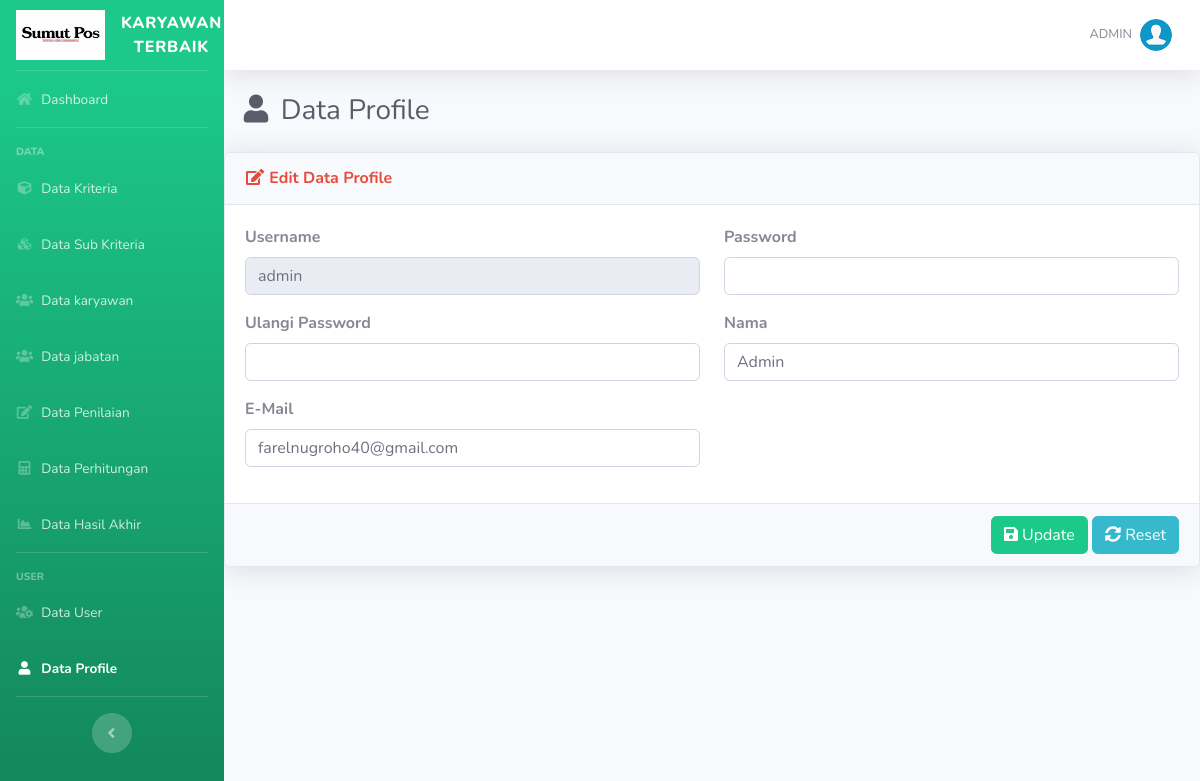
Page /list-profile.php (signed in) on the committed database.
### tables this page shows
CREATE TABLE `user` (
  `id_user` int(5) NOT NULL,
  `username` varchar(16) NOT NULL,
  `password` varchar(50) NOT NULL,
  `nama` varchar(70) NOT NULL,
  `email` varchar(50) DEFAULT NULL,
  `role` char(1) NOT NULL,
  `security_answer` varchar(255) DEFAULT NULL
);

### includes/functions.php (called while the page is built, shortened)
<?php
function get_role() {
	if(isset($_SESSION['user_id']) && isset($_SESSION['role'])) {
		if($_SESSION['role'] == '1') {
			return 'admin';
		} else {
			return 'user';
		}
	} else {
		return false;
	}
}
?>

### list-profile.php (the view, shortened to what this page needs)
<?php require_once('includes/init.php');
$user_role = get_role();
if($user_role == 'admin' || $user_role == 'user') {
?>
<?php
$id_user = $_SESSION["user_id"];
?>
<?php
require_once('template/header.php');
?>
<div class="d-sm-flex align-items-center justify-content-between mb-4">
    <h1 class="h3 mb-0 text-gray-800">&nbsp;&nbsp;<i class="fas fa-fw fa-user"></i> Data Profile</h1>
</div>
<form action="" method="post">
	<div class="card shadow mb-4">
		<div class="card-header py-3">
			<h6 class="m-0 font-weight-bold text-danger"><i class="fas fa-fw fa-edit"></i> Edit Data Profile</h6>
		</div>
		<?php
		if(!$id_user) {
		?>
		<div class="card-body">
			<div class="alert alert-danger">Data tidak ada</div>
		</div>
		<?php
		}else{
		$data = mysqli_query($koneksi,"SELECT * FROM user WHERE id_user='$id_user'");
		$cek = mysqli_num_rows($data);
		if($cek <= 0) {
		?>
		<div class="card-body">
			<div class="alert alert-danger">Data tidak ada</div>
		</div>
		<?php
		}else{
			while($d = mysqli_fetch_array($data)){
		?>
		<div class="card-body">
			<div class="row">
				<div class="form-group col-md-6">
					<label class="font-weight-bold">Username</label>
					<input autocomplete="off" type="text" readonly required value="<?php echo $d['username']; ?>" class="form-control"/>
				</div>
				<div class="form-group col-md-6">
					<label class="font-weight-bold">Password</sub></label>
					<input autocomplete="off" type="password" name="password" class="form-control"/>
				</div>
				<div class="form-group col-md-6">
					<label class="font-weight-bold">Ulangi Password</label>
					<input autocomplete="off" type="password" name="password2" class="form-control"/>
				</div>
				<div class="form-group col-md-6">
					<label class="font-weight-bold">Nama</label>
					<input autocomplete="off" type="text" name="nama" required value="<?php echo $d['nama']; ?>" class="form-control"/>
				</div>
				<div class="form-group col-md-6">
					<label class="font-weight-bold">E-Mail</label>
					<input autocomplete="off" type="email" name="email" required value="<?php echo $d['email']; ?>" class="form-control"/>
				</div>
			</div>
		</div>
		<div class="card-footer text-right">
            <button name="submit" value="submit" type="submit" class="btn btn-success"><i class="fa fa-save"></i> Update</button>
            <button type="reset" class="btn btn-info"><i class="fa fa-sync-alt"></i> Reset</button>
        </div>
	</div>
	<?php
		}
		}
		}
	?>
</form>
<?php
require_once('template/footer.php');
}else {
	header('Location: login.php');
}
?>

### rows in the picture
user: username "admin", nama "Admin", email "farelnugroho40@gmail.com"

### other values in the picture
$_SESSION['username'] "ADMIN"
